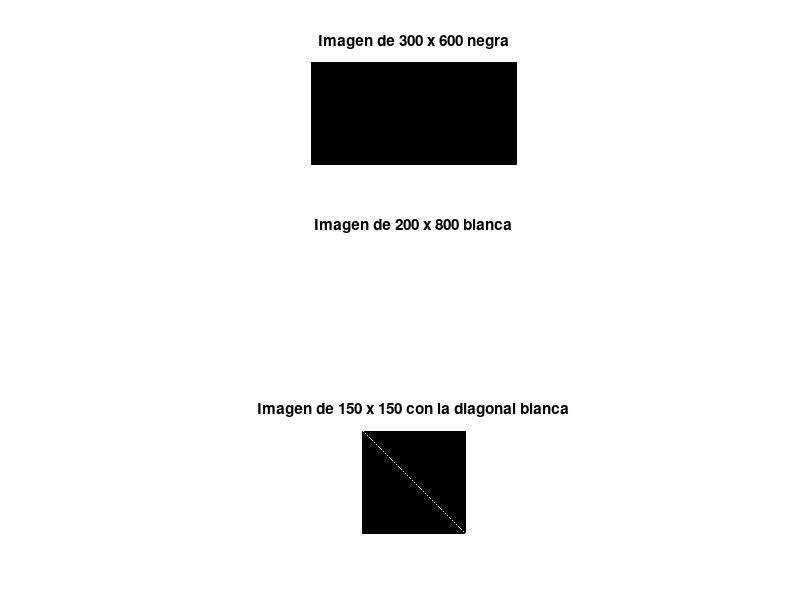
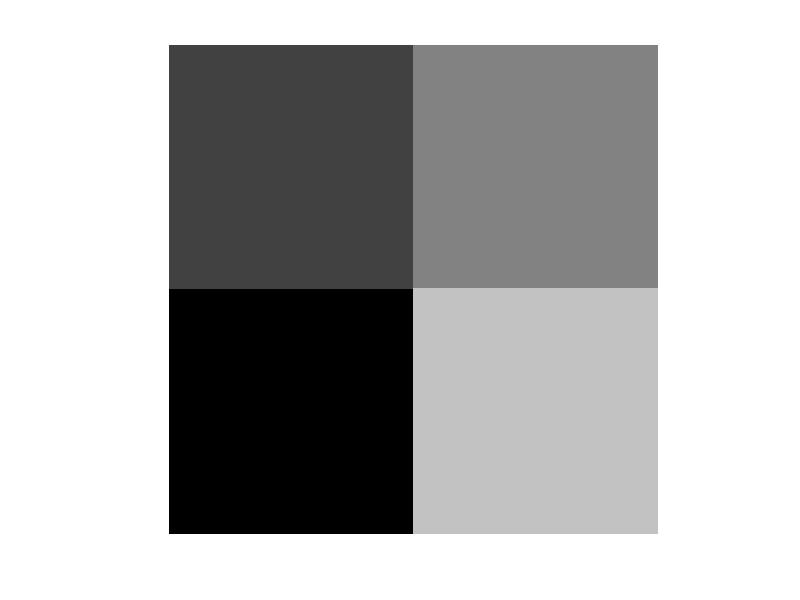

Write the MATLAB code that produced these figures, in order. (Note: this script raises an error after producing the figures.)
clc
clear

%{ 
EJERCICIO 1:
------------

a) Crear una imagen de 300 filas y 600 columnas todo negro; indagar sobre
sus dimensiones y tipo.
b) Crear una imagen de 200 filas y 800 columnas toda blanca ,indagar sobre
sus dimensiones y tipo.
c) Crear una imagen de 150x150 y la diagonal con valor 1 indagar sobre sus
dimensiones.
d) Cuál es el rango de valores de una imagen tipo doublé y un tipo uint8.
e) Mediante comando subplot visualizar y agregar nombres a las imágenes
mostradas.

%}

% E1 a
img1a = zeros (300, 600);
whos img1a

% E1 b
img1b = ones (200, 800);
whos img1b

% E1 c
img1c = eye (150, 150);
[m n] = size(img1c)

% E1 d
% El rango de valores que puede tener una variable del tipo double es desde
% -1.79769e+308 a -2.22507e-308 y desde 2.22507e-308 to  1.79769e+308. Los
% cuatros valores los obtenemos con -realmax, -realmin, realmin, realmax.
% El rango de valores que puede tomar una variable del tipo uint8 es desde
% 0 a 255.

% E1 e
figure(1);
subplot(3,1,1);imshow(img1a); title ("Imagen de 300 x 600 negra")
subplot(3,1,2);imshow(img1b); title ("Imagen de 200 x 800 blanca")
subplot(3,1,3);imshow(img1c); title ("Imagen de 150 x 150 con la diagonal blanca")

%{
EJERCICIO 2:
------------

Crear una imagen de 400x400 y subdividir en 4 áreas como se ve en el
gráfico. Cada área debe tener la intensidad especificada.

%}

figure(2);
img2=zeros(400,400);
img2(1:200,1:200)=0.25;
img2(1:200,200:end)=0.5;
img2(200:end,200:end)=0.75;
imshow (img2)

%{
EJERCICIO 3:
------------

a) Leer una imagen ,convertir a gris ,indagar dimensiones y tipo no poner
punto y coma y ver que muestra la pantalla observar los valores
b) Si la imagen es uint8 convertir a doublé del intervalo[0 1] y ver que
muestra la pantalla los valores de los pixeles

%}

% a
figure(3);
img3 = imread("manzanas.jpg");
subplot(2,2,1)
imshow(img3)
title('Imagen original')
img3_gris = rgb2gray(img3);
[F C] = size(img3_gris)
subplot(2,2,2)
imshow(img3_gris)
title('Escala de grises')

% b
img3_double=double(img3)
subplot(2,2,3)
imshow(img3_double)
title('Conversion directa a Double')
% como vemos, hay un problema al momento de mostrar, por que si queremos
% que la imagen vaya del intervalo 0 a 1, tenemos que dividir los valores
% en 255 que son los valores originales de la imagen
subplot(2,2,4)
img4_double=double(img3)/255
imshow(img4_double)
title('Correcion de conversion')

%{
EJERCICIO 4:
------------

a) Usar una imagen del alumno, realizar las sentencias para visualizar los
campos RGb en escalas de intensidad y cual tiene más brillo.
b) Realizar la las sentencias para visualizar los 3 campos en sus
respectivo color
c) Anular un campo y visualizar el resultado de los otro dos, también
visualizar el campo anulado y buscar en internet mezcla de colores en
pantallas.

%}

figure(4);
% a
img4 = imread("manzanas.jpg");
rojo=img4(:,:,1);
verde=img4(:,:,2);
azul=img4(:,:,3);

subplot(3,3,1)
imshow(rojo)
title("Intensidad Rojo")
subplot(3,3,2)
imshow(verde)
title("Intensidad Verde")
subplot(3,3,3)
imshow(azul)
title("Intensidad Azul")

% b
% Visualizar el canal rojo en su color respectivo
subplot(3,3,4);
canal_r=img4; % cargo la imagen original en la variable canal_r
canal_r(:,:,3)=0; % elimino el color azul de la imagen
canal_r(:,:,2)=0; % elimino el color azul de la imagen
imshow(canal_r);
title('Canal Rojo');

% Visualizar el canal verde en su color respectivo
subplot(3,3,5);
canal_g=img4; % cargo la imagen original en la variable canal_g
canal_g(:,:,3)=0;  % elimino el color azul de la imagen
canal_g(:,:,1)=0; % elimino el color rojo de la imagen
imshow(canal_g);
title('Canal Verde');

% Visualizar el canal azul en su color respectivo
subplot(3,3,6);
canal_b=img4; % cargo la imagen original en la variable canal_b
canal_b(:,:,1)=0; % elimino el color rojo de la imagen
canal_b(:,:,2)=0; % elimino el color azul de la imagen
imshow(canal_b);
title('Canal Azul');

% c
% Anular canal azul
azul_anulado=img4;
azul_anulado(:,:,3)=0; %azul anulado
subplot(3,3,9);
imshow(azul_anulado);
title('Canal Azul anulado');

% Anular canal rojo
rojo_anulado=img4;
rojo_anulado(:,:,1)=0; %rojo anulado
subplot(3,3,7);
imshow(rojo_anulado);
title('Canal Rojo anulado');

% Anular canal verde
verde_anulado=img4;
verde_anulado(:,:,2)=0; %verde anulado
subplot(3,3,8);
imshow(verde_anulado);
title('Canal Verde anulado');


%{
EJERCICIO 5:
------------

a) A una imagen en escala de gris double0.5 dividirla en 4 partes iguales y
realizar los siguientes cambios :
b) Mostrar las 4 partes de una imagen en escala de gris separadas

%}

figure(5);
subplot (4,2,[1 4])
img5 = imread("manzanas.jpg");
img5_gris=rgb2gray(img5);
[X Y]=size(img5_gris)
img5_double=im2double(img5_gris)*0.5;
img5_double(1:X/2,Y/2:Y)=0.5;
img5_double(X/2:X,Y/2:Y)=1;
img5_double(X/2:X,1:Y/2)=0.75;
imshow(img5_double)

% parto la imagen en cuadrantes
cuadrante1=img5_gris(1:X/2,1:Y/2); subplot(4,2,5); imshow(cuadrante1); title("Primer cuadrante") % muestro primer cuadrante
cuadrante2=img5_gris(1:X/2,Y/2:Y); subplot(4,2,6); imshow(cuadrante2); title("Segundo cuadrante") % muestro segundo cuadrante
cuadrante3=img5_gris(X/2:X,1:Y/2); subplot(4,2,7); imshow(cuadrante3); title("Tercer cuadrante") % muestro tercer cuadrante
cuadrante4=img5_gris(X/2:X,Y/2:Y); subplot(4,2,8); imshow(cuadrante4); title("Cuarto cuadrante") % muestro cuarto cuadrante




%{
EJERCICIO 6:
------------

Visualizar las siguientes imágenes:
a) Tenga la tercera parte de los pixeles de la imagen en escala de gris.
b) Tenga la quinta parte de los pixeles de la imagen en escala de gris.
c) Tenga la séptima parte de los pixeles de la imagen en escala de gris.

%}

figure(6);

% a
img6 = imread('manzanas.jpg');
[filas, columnas, ~] = size(img6);

% Dividir la imagen en 3 partes verticales
tercios = round(columnas / 3);

% Extraer las tres partes de la imagen
parte1a = img6(:, 1:tercios, :);
parte2a = img6(:, tercios+1:2*tercios, :);
parte3a = img6(:, 2*tercios+1:end, :);

% Convertir la segunda parte a escala de grises
parte2a_gris = rgb2gray(parte2a);

% Convertir la imagen gris a RGB para combinar con las otras partes, esta
% debe estar convertida a un array de 3 dimensiones para poder concatenar
parte2a_gris_a_3d = cat(3, parte2a_gris, parte2a_gris, parte2a_gris);

% Combinar las partes nuevamente
combinada = [parte1a, parte2a_gris_a_3d, parte3a];

% Imagen combinada
subplot(2,3,1)
imshow(combinada);
title('Imagen con una tercera parte en Escala de Grises');

% b
% Dividir la imagen en 5 partes verticales
quintos = round(columnas / 5);

% Extraer las tres partes de la imagen
parte1b = img6(:, 1:quintos, :);
parte2b = img6(:, quintos+1:2*quintos, :);
parte3b = img6(:, 2*quintos+1:3*quintos, :);
parte4b = img6(:, 3*quintos+1:4*quintos, :);
parte5b = img6(:, 4*quintos+1:end, :);

% Convertir la segunda parte a escala de grises
parte3b_gris = rgb2gray(parte3b);

% Convertir la imagen gris a RGB para combinar con las otras partes, esta
% debe estar convertida a un array de 3 dimensiones para poder concatenar
parte3b_gris_a_3d = cat(3, parte3b_gris, parte3b_gris, parte3b_gris);

% Combinar las partes nuevamente
combinada2 = [parte1b, parte2b, parte3b_gris_a_3d, parte4b, parte5b];

% Imagen combinada
subplot(2,3,2)
imshow(combinada2);
title('Imagen con una quinta parte en Escala de Grises');

% c
% Dividir la imagen en 7 partes verticales
septimos = round(columnas / 7);

% Extraer las tres partes de la imagen
parte1c = img6(:, 1:septimos, :);
parte2c = img6(:, septimos+1:2*septimos, :);
parte3c = img6(:, 2*septimos+1:3*septimos, :);
parte4c = img6(:, 3*septimos+1:4*septimos, :);
parte5c = img6(:, 4*septimos+1:5*septimos, :);
parte6c = img6(:, 5*septimos+1:6*septimos, :);
parte7c = img6(:, 6*septimos+1:end, :);

% Convertir la segunda parte a escala de grises
parte4c_gris = rgb2gray(parte4c);

% Convertir la imagen gris a RGB para combinar con las otras partes, esta
% debe estar convertida a un array de 3 dimensiones para poder concatenar
parte4c_gris_a_3d = cat(3, parte4c_gris, parte4c_gris, parte4c_gris);

% Combinar las partes nuevamente
combinada3 = [parte1c, parte2c, parte3c, parte4c_gris_a_3d, parte5c, parte6c, parte7c];

% Imagen combinada
subplot(2,3,3)
imshow(combinada3);
title('Imagen con una septima parte en Escala de Grises');

% ------------------------------------------------------
% Alternativa de interpretacion, reducir la resolucion de las fotos en una
% proporcion de 3, 5 y 7
% ------------------------------------------------------

img6a = imread('manzanas.jpg');
img_gris = rgb2gray(img6a);
tercera = img_gris(1:3:end,1:3:end);
quinta= img_gris(1:5:end,1:5:end);
septima = img_gris(1:7:end,1:7:end);
subplot(2,3,4);imshow(tercera);title("Un tercio de pixeles")
subplot(2,3,5);imshow(quinta);title("Un quinta de pixeles")
subplot(2,3,6);imshow(septima);title("Un septimo de pixeles")

%{
EJERCICIO 7:
------------

Usando subplot visualizar imagen original; imagen escala de intensidad y
su transpuesta.

%}

figure(7);
img7 = imread("manzanas.jpg"); % cargo la imagen de las manzanas
img7_gris = rgb2gray(img7); % % convierto a escala de grises
img7_gris_trans = img7_gris'; % Transponer la imagen en escala de grises

% Imagen original
subplot(1, 3, 1);
imshow(img7);
title('Imagen Original');

% Imagen en escala de grises
subplot(1, 3, 2);
imshow(img7_gris);
title('Imagen en Escala de Grises');

% Imagen en escala de grises transpuesta
subplot(1, 3, 3);
imshow(img7_gris_trans);
title('Imagen Transpuesta');